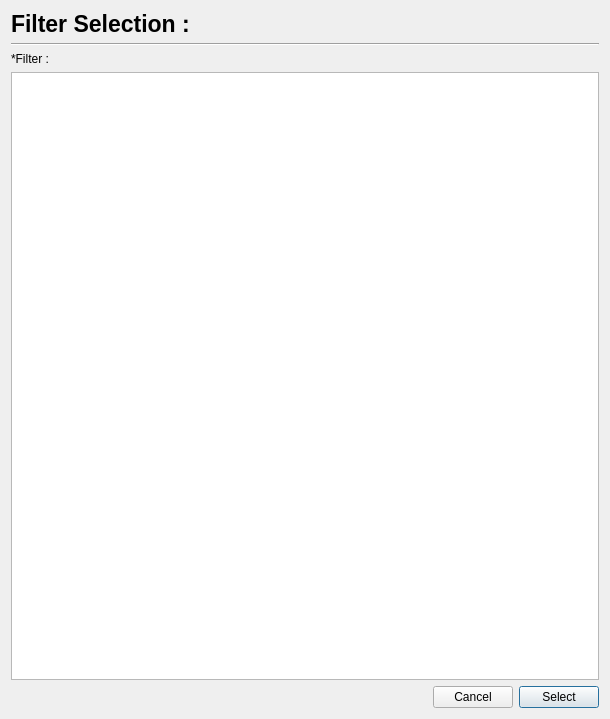
<?xml version="1.0" encoding="UTF-8"?>
<ui version="4.0">
 <class>Euclid::PhzQtUI::DialogFilterSelector</class>
 <widget class="QDialog" name="Euclid::PhzQtUI::DialogFilterSelector">
  <property name="geometry">
   <rect>
    <x>0</x>
    <y>0</y>
    <width>610</width>
    <height>719</height>
   </rect>
  </property>
  <property name="windowTitle">
   <string>Filter Selection</string>
  </property>
  <layout class="QVBoxLayout" name="verticalLayout_4">
   <item>
    <layout class="QHBoxLayout" name="horizontalLayout_2">
     <item>
      <widget class="QLabel" name="label_2">
       <property name="font">
        <font>
         <pointsize>17</pointsize>
         <weight>75</weight>
         <bold>true</bold>
        </font>
       </property>
       <property name="text">
        <string>Filter Selection :</string>
       </property>
      </widget>
     </item>
     <item>
      <spacer name="horizontalSpacer_4">
       <property name="orientation">
        <enum>Qt::Horizontal</enum>
       </property>
       <property name="sizeHint" stdset="0">
        <size>
         <width>40</width>
         <height>20</height>
        </size>
       </property>
      </spacer>
     </item>
    </layout>
   </item>
   <item>
    <widget class="Line" name="line">
     <property name="orientation">
      <enum>Qt::Horizontal</enum>
     </property>
    </widget>
   </item>
   <item>
    <widget class="QLabel" name="label_5">
     <property name="text">
      <string>*Filter :</string>
     </property>
    </widget>
   </item>
   <item>
    <widget class="QTreeView" name="treeView_filter">
     <property name="editTriggers">
      <set>QAbstractItemView::NoEditTriggers</set>
     </property>
     <property name="showDropIndicator" stdset="0">
      <bool>false</bool>
     </property>
     <property name="selectionMode">
      <enum>QAbstractItemView::NoSelection</enum>
     </property>
     <attribute name="headerVisible">
      <bool>false</bool>
     </attribute>
     <attribute name="headerStretchLastSection">
      <bool>true</bool>
     </attribute>
    </widget>
   </item>
   <item>
    <layout class="QHBoxLayout" name="horizontalLayout_4">
     <item>
      <spacer name="horizontalSpacer_2">
       <property name="orientation">
        <enum>Qt::Horizontal</enum>
       </property>
       <property name="sizeHint" stdset="0">
        <size>
         <width>40</width>
         <height>20</height>
        </size>
       </property>
      </spacer>
     </item>
     <item>
      <widget class="QPushButton" name="btn_cancel">
       <property name="text">
        <string>Cancel</string>
       </property>
       <property name="autoDefault">
        <bool>false</bool>
       </property>
       <property name="default">
        <bool>false</bool>
       </property>
      </widget>
     </item>
     <item>
      <widget class="QPushButton" name="btn_save">
       <property name="text">
        <string>Select</string>
       </property>
       <property name="checkable">
        <bool>false</bool>
       </property>
       <property name="autoDefault">
        <bool>false</bool>
       </property>
       <property name="default">
        <bool>true</bool>
       </property>
      </widget>
     </item>
    </layout>
   </item>
  </layout>
 </widget>
 <resources/>
 <connections/>
</ui>
